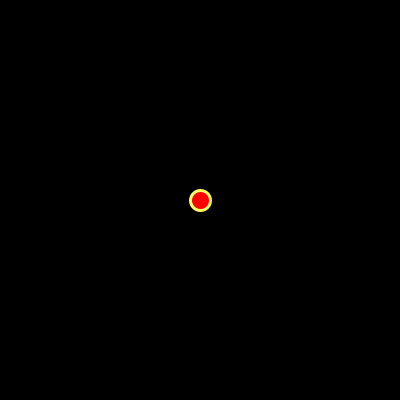
Frame 1 (no input)
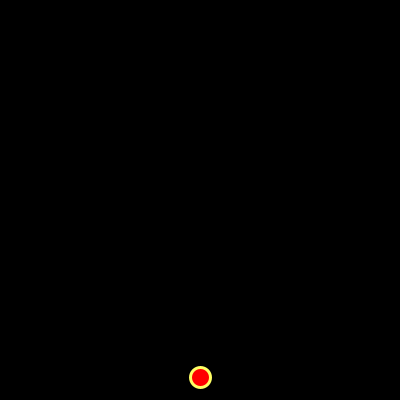
Frame 60 (the mouse pressed at the canvas centre just before this capture)
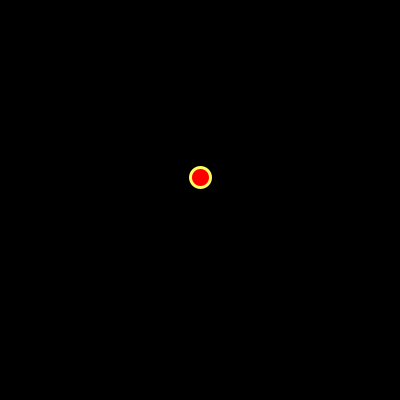
Frame 120 (the mouse held since frame 60 and released just before this capture)

The Processing sketch that drew these frames (run headless with seeded random() and noise(); from frame 60 on, the mouse is pressed at the canvas centre):

// Processing sketch: processing_55661
// ── processing_55661.pde

float bola=200;
float gravidade = 3;

void setup(){
  size(400,400);
  smooth();
}

void draw(){
  background(0,0,0);
  fill(255,0,0);
  stroke(255,255,100);
  strokeWeight(3);
  ellipse(200,bola,20,20);
  bola=bola+gravidade;
  if(bola > 390){
    gravidade=-gravidade*1.3;
  }
  if(bola < 10){
    gravidade=-gravidade*1.3;
  }
  if(gravidade>400){
    bola=200;
    gravidade=3;
  }
}
